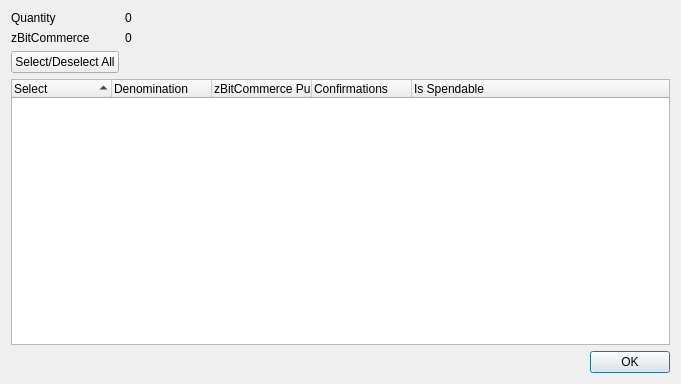
<?xml version="1.0" encoding="UTF-8"?>
<ui version="4.0">
 <class>ZBitCommerceControlDialog</class>
 <widget class="QDialog" name="ZBitCommerceControlDialog">
  <property name="geometry">
   <rect>
    <x>0</x>
    <y>0</y>
    <width>681</width>
    <height>384</height>
   </rect>
  </property>
  <property name="minimumSize">
   <size>
    <width>681</width>
    <height>384</height>
   </size>
  </property>
  <property name="windowTitle">
   <string>Select zBitCommerce to Spend</string>
  </property>
  <layout class="QGridLayout" name="gridLayout">
   <item row="0" column="0">
    <layout class="QFormLayout" name="formLayout">
     <property name="sizeConstraint">
      <enum>QLayout::SetDefaultConstraint</enum>
     </property>
     <item row="0" column="0">
      <widget class="QLabel" name="labelQuantity">
       <property name="text">
        <string>Quantity</string>
       </property>
      </widget>
     </item>
     <item row="0" column="1">
      <widget class="QLabel" name="labelQuantity_int">
       <property name="text">
        <string>0</string>
       </property>
      </widget>
     </item>
     <item row="1" column="0">
      <widget class="QLabel" name="labelZBitCommerce">
       <property name="text">
        <string>zBitCommerce</string>
       </property>
      </widget>
     </item>
     <item row="1" column="1">
      <widget class="QLabel" name="labelZBitCommerce_int">
       <property name="text">
        <string>0</string>
       </property>
      </widget>
     </item>
     <item row="2" column="0">
      <widget class="QPushButton" name="pushButtonAll">
       <property name="text">
        <string>Select/Deselect All</string>
       </property>
      </widget>
     </item>
    </layout>
   </item>
   <item row="1" column="0">
    <layout class="QVBoxLayout" name="verticalLayout">
     <item>
      <widget class="QTreeWidget" name="treeWidget">
       <property name="minimumSize">
        <size>
         <width>0</width>
         <height>250</height>
        </size>
       </property>
       <property name="alternatingRowColors">
        <bool>true</bool>
       </property>
       <property name="sortingEnabled">
        <bool>true</bool>
       </property>
       <property name="columnCount">
        <number>5</number>
       </property>
       <attribute name="headerDefaultSectionSize">
        <number>100</number>
       </attribute>
       <column>
        <property name="text">
         <string notr="true">Select</string>
        </property>
       </column>
       <column>
        <property name="text">
         <string notr="true">Denomination</string>
        </property>
       </column>
       <column>
        <property name="text">
         <string notr="true">zBitCommerce Public ID</string>
        </property>
       </column>
       <column>
        <property name="text">
         <string notr="true">Confirmations</string>
        </property>
       </column>
       <column>
        <property name="text">
         <string>Is Spendable</string>
        </property>
       </column>
      </widget>
     </item>
     <item>
      <widget class="QDialogButtonBox" name="buttonBox">
       <property name="orientation">
        <enum>Qt::Horizontal</enum>
       </property>
       <property name="standardButtons">
        <set>QDialogButtonBox::Ok</set>
       </property>
      </widget>
     </item>
    </layout>
   </item>
  </layout>
 </widget>
 <resources/>
 <connections>
  <connection>
   <sender>buttonBox</sender>
   <signal>accepted()</signal>
   <receiver>ZBitCommerceControlDialog</receiver>
   <slot>accept()</slot>
   <hints>
    <hint type="sourcelabel">
     <x>248</x>
     <y>254</y>
    </hint>
    <hint type="destinationlabel">
     <x>157</x>
     <y>274</y>
    </hint>
   </hints>
  </connection>
  <connection>
   <sender>buttonBox</sender>
   <signal>rejected()</signal>
   <receiver>ZBitCommerceControlDialog</receiver>
   <slot>reject()</slot>
   <hints>
    <hint type="sourcelabel">
     <x>316</x>
     <y>260</y>
    </hint>
    <hint type="destinationlabel">
     <x>286</x>
     <y>274</y>
    </hint>
   </hints>
  </connection>
 </connections>
</ui>
